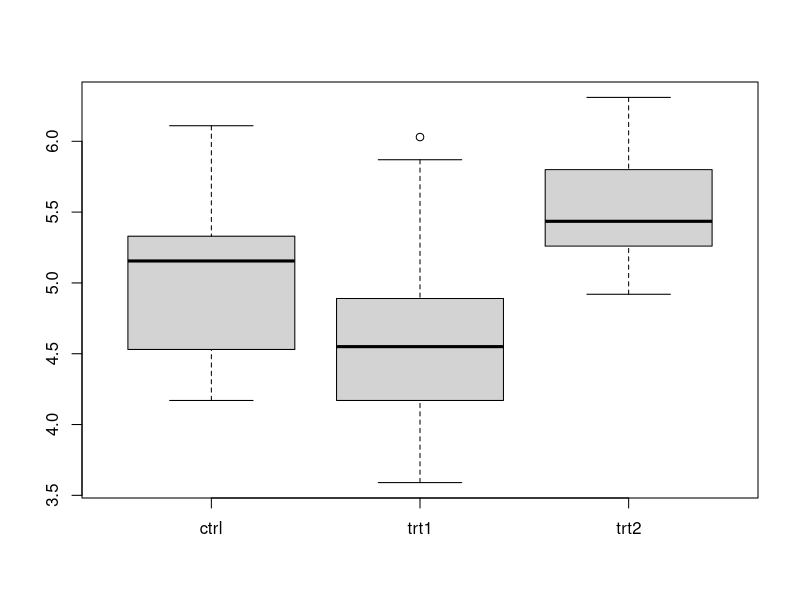
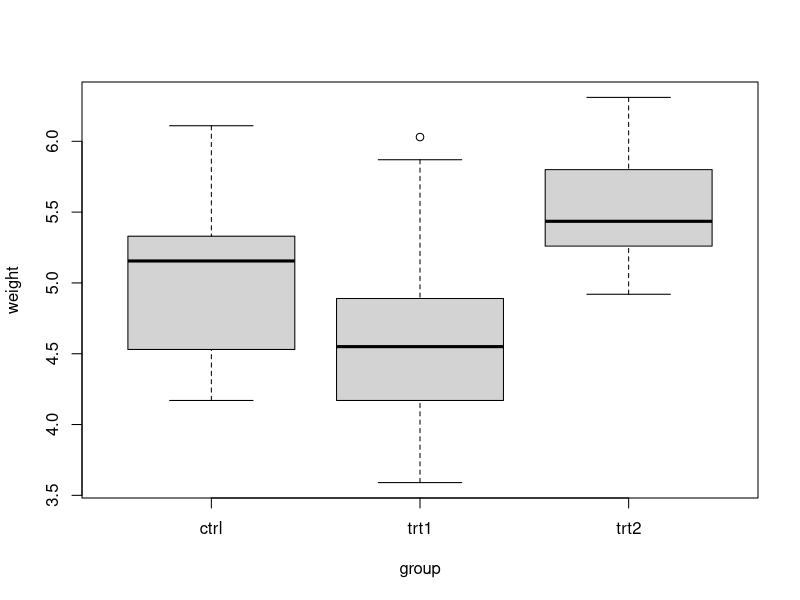

The R script that drew these images, in order: (Note: this script raises an error after producing the figures.)
## ---- chunk 1
attach(PlantGrowth)

# unstack makes a new data frame by the levels of the factor
boxplot(unstack(PlantGrowth))

# same thing, a.k.a weight by the variable group
boxplot(weight ~ group)
## ---- chunk 2
attach(emissions)

plot(GDP, CO2)
# identify(GDP, CO2, n = 1)
# identified 1 as outlier

plot(GDP[-1], CO2[-1])
## ---- chunk 3
attach(chips)

boxplot(chips)
## ---- chunk 4
attach(chicken)

boxplot(chicken)
## ---- chunk 5
attach(kid.weights)

# age.yr = cut(age, seq(0, 144, by=12), labels=0:11)

# age = age.yr

boxplot(weight ~ age)
## ---- chunk 6
attach(carbon)

# side by side boxplot of monoxide reading by site
boxplot(unstack(carbon))
## ---- chunk 7
attach(babies)

# pairs(babies)

# weight and gestation depending on the level of smoking
plot(wt, gestation, pch=smoke)
